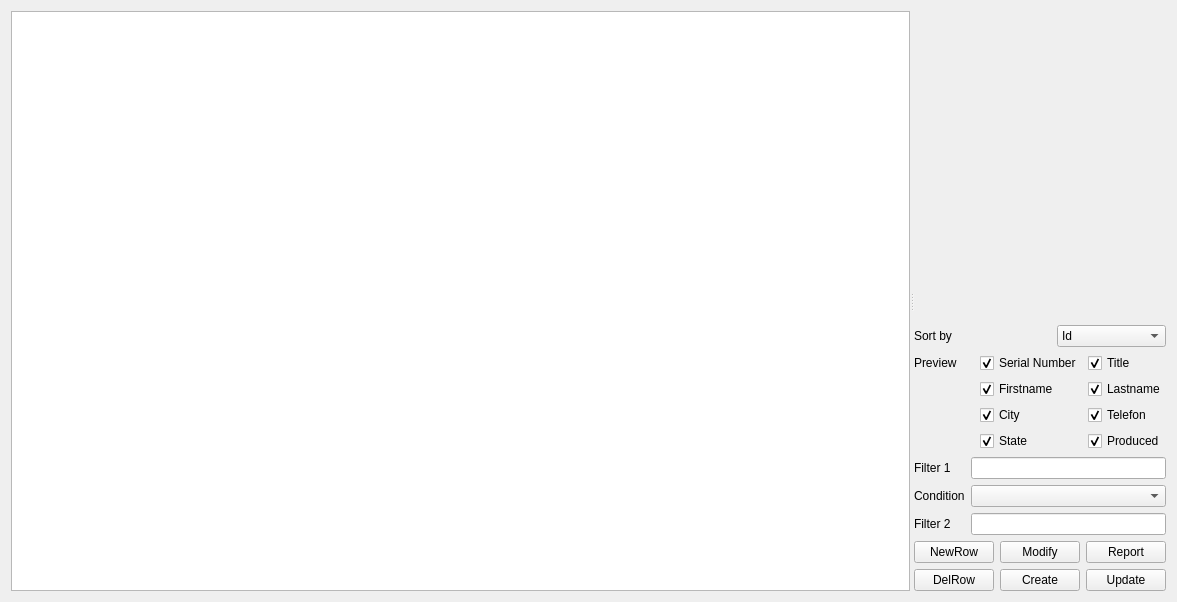
<?xml version="1.0" encoding="UTF-8"?>
<ui version="4.0">
 <class>WaybillBrowser</class>
 <widget class="QWidget" name="WaybillBrowser">
  <property name="geometry">
   <rect>
    <x>0</x>
    <y>0</y>
    <width>1177</width>
    <height>602</height>
   </rect>
  </property>
  <property name="windowTitle">
   <string>Qt SQL Browser</string>
  </property>
  <layout class="QVBoxLayout" name="verticalLayout_2">
   <item>
    <widget class="QSplitter" name="splitter">
     <property name="orientation">
      <enum>Qt::Horizontal</enum>
     </property>
     <widget class="QTableView" name="table">
      <property name="sizePolicy">
       <sizepolicy hsizetype="Expanding" vsizetype="Expanding">
        <horstretch>2</horstretch>
        <verstretch>0</verstretch>
       </sizepolicy>
      </property>
      <property name="contextMenuPolicy">
       <enum>Qt::ActionsContextMenu</enum>
      </property>
      <property name="selectionBehavior">
       <enum>QAbstractItemView::SelectRows</enum>
      </property>
     </widget>
     <widget class="QWidget" name="layoutWidget">
      <layout class="QVBoxLayout" name="verticalLayout">
       <item>
        <spacer name="verticalSpacer">
         <property name="orientation">
          <enum>Qt::Vertical</enum>
         </property>
         <property name="sizeHint" stdset="0">
          <size>
           <width>20</width>
           <height>40</height>
          </size>
         </property>
        </spacer>
       </item>
       <item>
        <layout class="QHBoxLayout" name="horizontalLayout">
         <item>
          <widget class="QLabel" name="OrderLabel">
           <property name="text">
            <string>Sort by</string>
           </property>
          </widget>
         </item>
         <item>
          <spacer name="horizontalSpacer">
           <property name="orientation">
            <enum>Qt::Horizontal</enum>
           </property>
           <property name="sizeHint" stdset="0">
            <size>
             <width>40</width>
             <height>20</height>
            </size>
           </property>
          </spacer>
         </item>
         <item>
          <widget class="QComboBox" name="OrderBox">
           <item>
            <property name="text">
             <string>Id</string>
            </property>
           </item>
           <item>
            <property name="text">
             <string>Serial Number</string>
            </property>
           </item>
           <item>
            <property name="text">
             <string>Title</string>
            </property>
           </item>
           <item>
            <property name="text">
             <string>Produced</string>
            </property>
           </item>
           <item>
            <property name="text">
             <string>State</string>
            </property>
           </item>
           <item>
            <property name="text">
             <string>Firstname</string>
            </property>
           </item>
           <item>
            <property name="text">
             <string>Lastname</string>
            </property>
           </item>
           <item>
            <property name="text">
             <string>City</string>
            </property>
           </item>
           <item>
            <property name="text">
             <string>Telefon</string>
            </property>
           </item>
          </widget>
         </item>
        </layout>
       </item>
       <item>
        <layout class="QGridLayout" name="gridLayout_2">
         <item row="0" column="0">
          <widget class="QLabel" name="PreviewLabel">
           <property name="text">
            <string>Preview</string>
           </property>
          </widget>
         </item>
         <item row="0" column="1">
          <widget class="QCheckBox" name="SerNumCB">
           <property name="text">
            <string>Serial Number</string>
           </property>
           <property name="checked">
            <bool>true</bool>
           </property>
          </widget>
         </item>
         <item row="0" column="2">
          <widget class="QCheckBox" name="TitleCB">
           <property name="text">
            <string>Title</string>
           </property>
           <property name="checked">
            <bool>true</bool>
           </property>
          </widget>
         </item>
         <item row="1" column="1">
          <widget class="QCheckBox" name="FirstnameCB">
           <property name="text">
            <string>Firstname</string>
           </property>
           <property name="checked">
            <bool>true</bool>
           </property>
          </widget>
         </item>
         <item row="1" column="2">
          <widget class="QCheckBox" name="LastnameCB">
           <property name="text">
            <string>Lastname</string>
           </property>
           <property name="checked">
            <bool>true</bool>
           </property>
          </widget>
         </item>
         <item row="2" column="1">
          <widget class="QCheckBox" name="CityCB">
           <property name="text">
            <string>City</string>
           </property>
           <property name="checked">
            <bool>true</bool>
           </property>
          </widget>
         </item>
         <item row="2" column="2">
          <widget class="QCheckBox" name="TelefonCB">
           <property name="text">
            <string>Telefon</string>
           </property>
           <property name="checked">
            <bool>true</bool>
           </property>
          </widget>
         </item>
         <item row="3" column="1">
          <widget class="QCheckBox" name="StateCB">
           <property name="text">
            <string>State</string>
           </property>
           <property name="checked">
            <bool>true</bool>
           </property>
          </widget>
         </item>
         <item row="3" column="2">
          <widget class="QCheckBox" name="ProducedCB">
           <property name="text">
            <string>Produced</string>
           </property>
           <property name="checked">
            <bool>true</bool>
           </property>
          </widget>
         </item>
        </layout>
       </item>
       <item>
        <layout class="QFormLayout" name="formLayout">
         <item row="0" column="0">
          <widget class="QLabel" name="FilterLabel1">
           <property name="text">
            <string>Filter 1</string>
           </property>
          </widget>
         </item>
         <item row="0" column="1">
          <widget class="QLineEdit" name="FilterLine1"/>
         </item>
         <item row="1" column="0">
          <widget class="QLabel" name="ConditionLabel">
           <property name="text">
            <string>Condition</string>
           </property>
          </widget>
         </item>
         <item row="1" column="1">
          <widget class="QComboBox" name="ConditionBox">
           <item>
            <property name="text">
             <string/>
            </property>
           </item>
           <item>
            <property name="text">
             <string>==</string>
            </property>
           </item>
           <item>
            <property name="text">
             <string>!=</string>
            </property>
           </item>
           <item>
            <property name="text">
             <string>AND</string>
            </property>
           </item>
           <item>
            <property name="text">
             <string>OR</string>
            </property>
           </item>
          </widget>
         </item>
         <item row="2" column="0">
          <widget class="QLabel" name="FilterLabel2">
           <property name="text">
            <string>Filter 2</string>
           </property>
          </widget>
         </item>
         <item row="2" column="1">
          <widget class="QLineEdit" name="FilterLine2"/>
         </item>
        </layout>
       </item>
       <item>
        <layout class="QGridLayout" name="gridLayout">
         <item row="0" column="0">
          <widget class="QPushButton" name="newRowBtn">
           <property name="text">
            <string>NewRow</string>
           </property>
          </widget>
         </item>
         <item row="0" column="1">
          <widget class="QPushButton" name="modifyBtn">
           <property name="text">
            <string>Modify</string>
           </property>
          </widget>
         </item>
         <item row="0" column="2">
          <widget class="QPushButton" name="pushButton_5">
           <property name="text">
            <string>Report</string>
           </property>
          </widget>
         </item>
         <item row="1" column="0">
          <widget class="QPushButton" name="delRowBtn">
           <property name="text">
            <string>DelRow</string>
           </property>
          </widget>
         </item>
         <item row="1" column="1">
          <widget class="QPushButton" name="createBtn">
           <property name="text">
            <string>Create</string>
           </property>
          </widget>
         </item>
         <item row="1" column="2">
          <widget class="QPushButton" name="updateBtn">
           <property name="text">
            <string>Update</string>
           </property>
          </widget>
         </item>
        </layout>
       </item>
      </layout>
     </widget>
    </widget>
   </item>
  </layout>
  <action name="insertRowAction">
   <property name="enabled">
    <bool>false</bool>
   </property>
   <property name="text">
    <string>Добавить запись</string>
   </property>
   <property name="statusTip">
    <string>Inserts a new Row</string>
   </property>
  </action>
  <action name="deleteRowAction">
   <property name="enabled">
    <bool>false</bool>
   </property>
   <property name="text">
    <string>Удалить запись</string>
   </property>
   <property name="statusTip">
    <string>Deletes the current Row</string>
   </property>
  </action>
  <action name="submitAction">
   <property name="text">
    <string>&amp;Submit All</string>
   </property>
   <property name="toolTip">
    <string>Submit Changes</string>
   </property>
  </action>
  <action name="revertAction">
   <property name="text">
    <string>&amp;Revert All</string>
   </property>
   <property name="toolTip">
    <string>Revert</string>
   </property>
  </action>
  <action name="selectAction">
   <property name="text">
    <string>S&amp;elect</string>
   </property>
   <property name="toolTip">
    <string>Refresh Data from Database</string>
   </property>
  </action>
  <action name="on_newDeviceAction">
   <property name="text">
    <string>&amp;NewDevice</string>
   </property>
   <property name="toolTip">
    <string>New Device</string>
   </property>
  </action>
  <action name="editRowAction">
   <property name="text">
    <string>Изменить запись</string>
   </property>
   <property name="toolTip">
    <string>Edit Row</string>
   </property>
  </action>
  <action name="copyRowAction">
   <property name="enabled">
    <bool>false</bool>
   </property>
   <property name="text">
    <string>Копировать вставкой</string>
   </property>
   <property name="toolTip">
    <string>Copy Row</string>
   </property>
   <property name="statusTip">
    <string>Deletes the current Row</string>
   </property>
  </action>
  <action name="updateTableAction">
   <property name="enabled">
    <bool>false</bool>
   </property>
   <property name="text">
    <string>Обновить таблицу</string>
   </property>
   <property name="toolTip">
    <string>Update Table</string>
   </property>
   <property name="statusTip">
    <string>Inserts a new Row</string>
   </property>
  </action>
 </widget>
 <tabstops>
  <tabstop>table</tabstop>
 </tabstops>
 <resources/>
 <connections/>
</ui>
